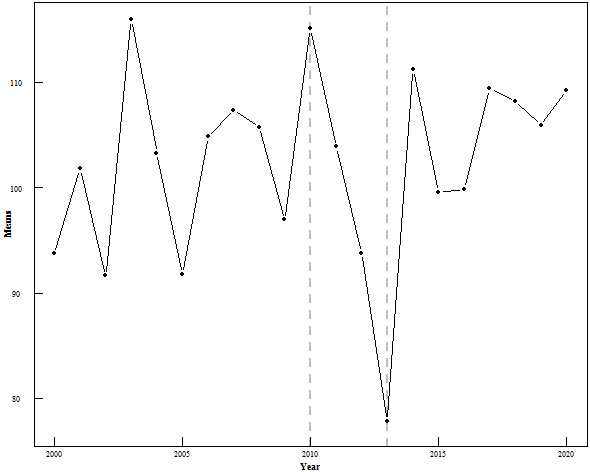

This chart was generated by the following R code:
###############################################################################
# base R plot: Example of lineplot with inwards ticks.
###############################################################################

# =============================================================================
# Create fake data
# =============================================================================
set.seed(1)
DF <- data.frame(year = c(2000:2020),
                 mean = rnorm(n = 21, mean = 100, sd = 10))

# =============================================================================
# Helper functions
# =============================================================================
# Function to convert from cm to lines units
cm2line <- function(x) {
  lh <- par('cin')[2] * par('cex') * par('lheight')
  inch <- x/2.54
  inch/lh
}

# Function to return a desired sequence breaks along axes
my.breaks <- function(my.vector, step){
  my.min <- floor(min(my.vector))
  my.max <- ceiling(max(my.vector))
  my.seq <- seq(from = round(my.min/step)*step, 
                to   = round(my.max/step)*step,
                by   = step)
  return(my.seq)
}

# =============================================================================
# Plot
# =============================================================================
# Open graphic device with desired parameters
png(filename = "gallery/lineplot_inwards_ticks_base_R_plot.png",
    width = 590, height = 472, units = "px", 
    family = "serif", pointsize = 8)
# family="serif" refers to the font family (here: Times New Roman).
# Check this link for some family fonts: http://www.statmethods.net/advgraphs/parameters.html
# pointsize = 8 refers to the point size used, here (Times New Roman) 8

# Adjust plotting region
par(mai = c(0.9/2.54, 1.2/2.54, 0.1/2.54, 0.1/2.54))
# mai  - adjust margins of plotting region (Bottom, Left, Top, Right)
# X[cm]/2.54 = inch (or give directly inch values)

# Get min-max values from data
OX.min <- floor(min(DF$year))
OX.max <- ceiling(max(DF$year))
OY.min <- floor(min(DF$mean))
OY.max <- ceiling(max(DF$mean))

# Plot empty frame
plot(x = DF$year, y = DF$mean,
     xlab = "", xlim = c(OX.min, OX.max),
     ylab = "", ylim = c(OY.min, OY.max),
     xaxt = "n", yaxt = "n", type = "n")

# Add two vertical lines
abline(v = c(2010,2013), lty = "dashed", lwd = 2, col = "gray")

# Add the points
points(x = DF$year, y = DF$mean,
       xlab = "", xlim = c(OX.min, OX.max),
       ylab = "", ylim = c(OY.min, OY.max),
       type = "b", lty = "solid", cex = 1, pch = 21, bg = "black",
       las = 1, font.lab = 2, cex.lab = 10/8, xaxt = "n", yaxt = "n")

# Create custom OX axis
labels.X <- my.breaks(DF$year, step = 5)
axis(side = 1, at = labels.X, labels = FALSE, tck = 0.02)

# Position OX labels
text(x = labels.X, y = OY.min-1.5, labels = labels.X, pos = 1, xpd = TRUE)
# x & y are graph coordinates (not cm!)
# x- value : adjusting for labels OX positions

# Set the title of OX axis at x cm outwards from the plot edge - the one set with par(mai=...) above
title(xlab = "Year", line = cm2line(0.55), font.lab = 2, cex.lab = 10/8)

# Create custom OY axis
labels.Y <- my.breaks(DF$mean, step = 10)
axis(side = 2, at = labels.Y, labels = FALSE, tck = 0.02)

# Position OY labels
text(x = OX.min - 1.5, y = labels.Y, labels = labels.Y, xpd = TRUE)
# x & y are graph coordinates (not cm!)
# x- value : adjusting for labels OX positions

# Set the title of OY axis at x cm outwards from the plot edge - the one set with par(mai=...) above
title(ylab = "Means", line = cm2line(0.75), font.lab = 2, cex.lab = 10/8)

# Close the device
dev.off()